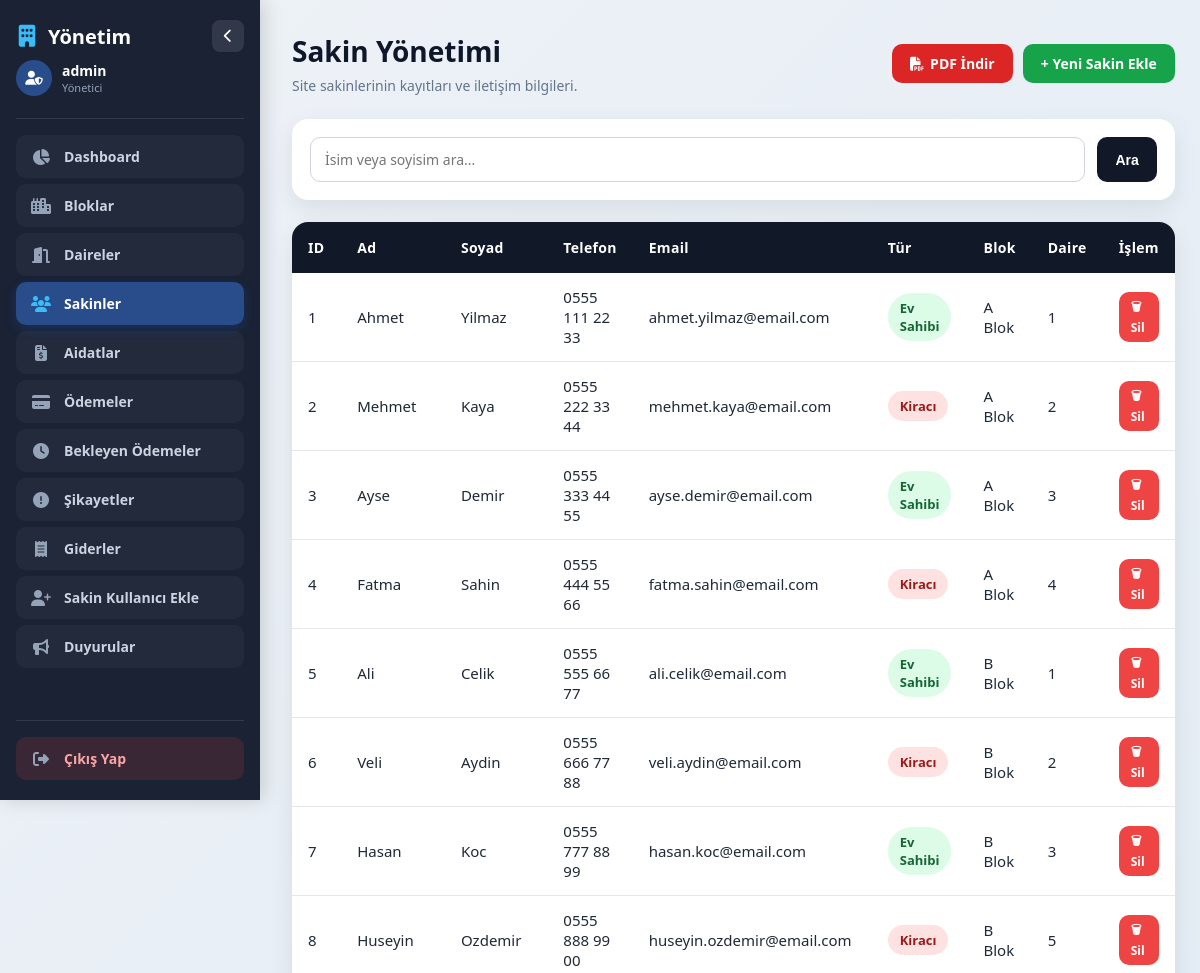
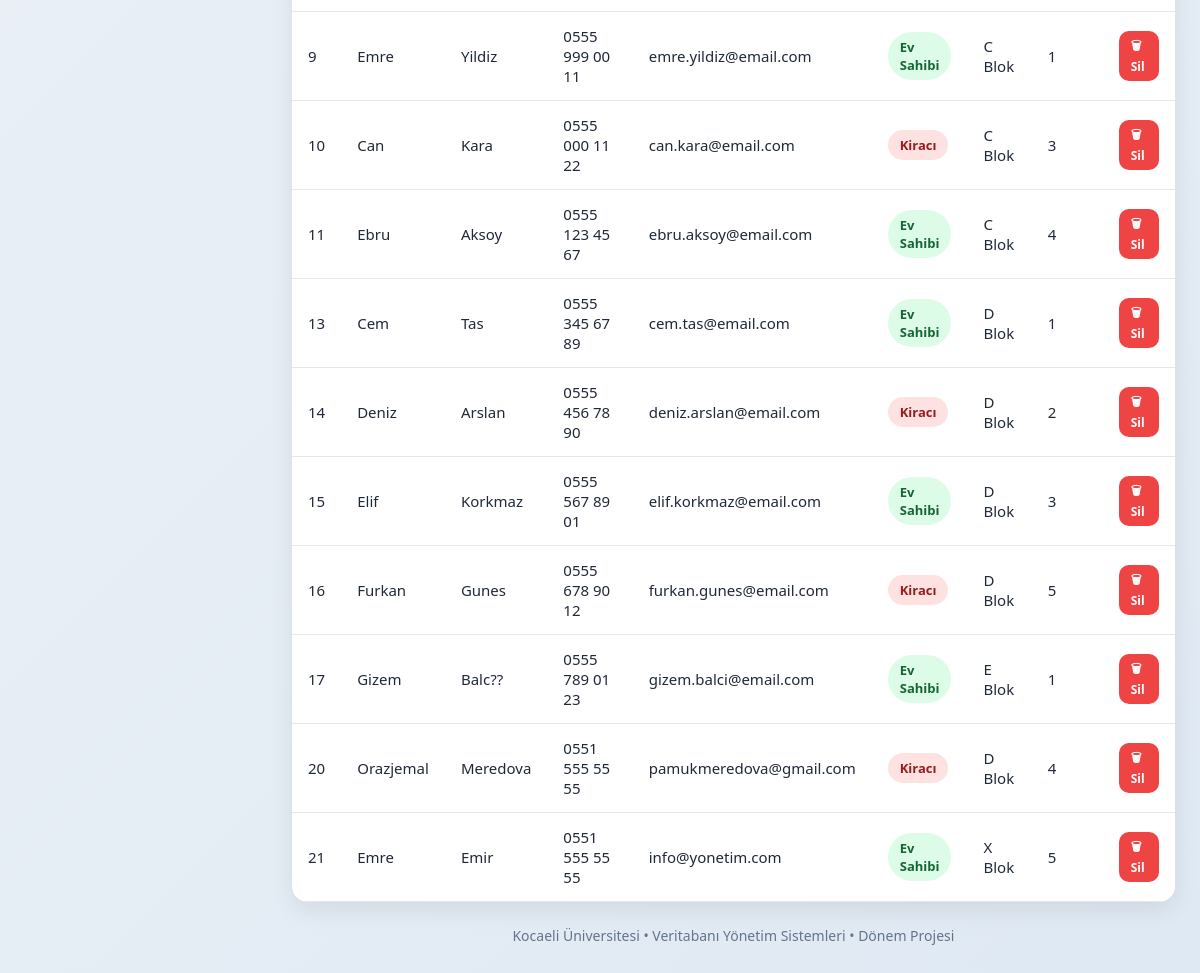
Page /residents.php (signed in) on the committed database (2 pictures, top to bottom).
### tables this page shows
CREATE TABLE `residents` (
  `resident_id` int(11) NOT NULL,
  `apartment_id` int(11) NOT NULL,
  `name` varchar(50) NOT NULL,
  `surname` varchar(50) NOT NULL,
  `phone` varchar(20) DEFAULT NULL,
  `email` varchar(100) DEFAULT NULL,
  `type` enum('ev_sahibi','kiraci') NOT NULL DEFAULT 'ev_sahibi',
  `created_at` timestamp NOT NULL DEFAULT current_timestamp()
);

CREATE TABLE `blocks` (
  `block_id` int(11) NOT NULL,
  `block_name` varchar(50) NOT NULL,
  `created_at` timestamp NOT NULL DEFAULT current_timestamp()
);

CREATE TABLE `apartments` (
  `apartment_id` int(11) NOT NULL,
  `block_id` int(11) NOT NULL,
  `floor_no` int(11) NOT NULL,
  `apartment_no` varchar(10) NOT NULL,
  `status` enum('bos','dolu') NOT NULL DEFAULT 'bos',
  `created_at` timestamp NOT NULL DEFAULT current_timestamp()
);

### residents.php (the view, shortened to what this page needs)
<?php
require_once "includes/auth.php";
$search = isset($_GET['search']) ? trim($_GET['search']) : "";
$sql = "SELECT
            r.resident_id,
            r.name,
            r.surname,
            r.phone,
            r.email,
            r.type,
            a.apartment_no,
            b.block_name
        FROM residents r
        INNER JOIN apartments a ON r.apartment_id = a.apartment_id
        INNER JOIN blocks b ON a.block_id = b.block_id
        WHERE r.name LIKE ? OR r.surname LIKE ?
        ORDER BY r.resident_id ASC";
$stmt = $conn->prepare($sql);
$like = "%$search%";
$stmt->execute([$like, $like]);
$residents = $stmt->fetchAll(PDO::FETCH_ASSOC);
require_once "includes/header_admin.php";
?>
        <div class="top-bar">
            <div>
                <h1>Sakin Yönetimi</h1>
                <p>Site sakinlerinin kayıtları ve iletişim bilgileri.</p>
            </div>
            <div style="display:flex; gap:10px;">
                <a class="btn" href="residents_pdf.php" target="_blank" style="background:#dc2626;">
                    <i class="fa-solid fa-file-pdf"></i> PDF İndir
                </a>
                <a class="btn btn-success" href="add_resident.php">+ Yeni Sakin Ekle</a>
            </div>
        </div>
        <div class="filter-box">
            <form class="filter-form" method="GET" style="grid-template-columns: 1fr auto;">
                <input type="text" name="search" placeholder="İsim veya soyisim ara..." value="<?php echo htmlspecialchars($search); ?>">
                <button type="submit" class="btn btn-dark">Ara</button>
            </form>
        </div>
        <div class="table-box">
            <table>
                <tr>
                    <th>ID</th>
                    <th>Ad</th>
                    <th>Soyad</th>
                    <th>Telefon</th>
                    <th>Email</th>
                    <th>Tür</th>
                    <th>Blok</th>
                    <th>Daire</th>
                    <th>İşlem</th>
                </tr>
                <?php foreach($residents as $r): ?>
                <tr>
                    <td><?php echo $r['resident_id']; ?></td>
                    <td><?php echo htmlspecialchars($r['name']); ?></td>
                    <td><?php echo htmlspecialchars($r['surname']); ?></td>
                    <td><?php echo htmlspecialchars($r['phone']); ?></td>
                    <td><?php echo htmlspecialchars($r['email']); ?></td>
                    <td>
                        <?php if($r['type'] == 'ev_sahibi'): ?>
                            <span class="badge badge-paid">Ev Sahibi</span>
                        <?php else: ?>
                            <span class="badge badge-unpaid">Kiracı</span>
                        <?php endif; ?>
                    </td>
                    <td><?php echo $r['block_name']; ?></td>
                    <td><?php echo $r['apartment_no']; ?></td>
                    <td>
                        <a href="residents.php?delete=<?php echo $r['resident_id']; ?>&search=<?php echo urlencode($search); ?>"
                           class="btn" style="background:#ef4444; padding:6px 12px; font-size:12px;"
                           onclick="return confirm('<?php echo htmlspecialchars($r['name'] . ' ' . $r['surname']); ?> adlı sakini silmek istediğinize emin misiniz? Bu işlem geri alınamaz.')">
                            🗑 Sil
                        </a>
                    </td>
                </tr>
                <?php endforeach; ?>
            </table>
        </div>
<?php require_once "includes/footer_admin.php"; ?>

### assets/css/style.css (style rules this page uses)
* { box-sizing: border-box; margin: 0; padding: 0; }
body { font-family: 'Segoe UI', Tahoma, Geneva, Verdana, sans-serif; background: linear-gradient(135deg, #eef2f7, #dfe9f3); min-height: 100vh; color: #1f2937; }
.top-bar { display: flex; justify-content: space-between; align-items: center; margin-bottom: 24px; flex-wrap: wrap; gap: 12px; }
.top-bar h1 { margin: 0; font-size: 28px; color: #0f172a; }
.top-bar p { margin-top: 6px; color: #64748b; font-size: 14px; }
.btn { display: inline-flex; align-items: center; gap: 6px; text-decoration: none; background: #2563eb; color: white; padding: 10px 18px; border-radius: 10px; font-weight: bold; transition: 0.3s; border: none; cursor: pointer; font-size: 14px; }
.btn-success { background: #16a34a; }
.btn-dark { background: #111827; }
.table-box { background: white; border-radius: 16px; overflow: hidden; box-shadow: 0 8px 24px rgba(0,0,0,0.08); }
table { width: 100%; border-collapse: collapse; }
th { background: #111827; color: white; padding: 16px; text-align: left; font-size: 14px; letter-spacing: 0.3px; }
td { padding: 14px 16px; border-bottom: 1px solid #e5e7eb; font-size: 15px; }
.badge { display: inline-block; padding: 6px 12px; border-radius: 999px; font-size: 13px; font-weight: bold; }
.badge-paid { background: #dcfce7; color: #166534; }
.badge-unpaid { background: #fee2e2; color: #991b1b; }
input[type="text"], input[type="number"], input[type="date"], input[type="email"], select, textarea { width: 100%; padding: 14px; border: 1px solid #d1d5db; border-radius: 12px; font-size: 15px; outline: none; font-family: inherit; }
.filter-box { background: white; border-radius: 16px; padding: 18px; box-shadow: 0 8px 24px rgba(0,0,0,0.08); margin-bottom: 22px; }
.filter-form { display: grid; grid-template-columns: 2fr 1fr auto; gap: 12px; }
.filter-form input, .filter-form select { padding: 12px 14px; border: 1px solid #d1d5db; border-radius: 10px; font-size: 14px; }

### rows in the picture
residents: resident_id "1", name "Ahmet", surname "Yilmaz", phone "0555 111 22 33", email "ahmet.yilmaz@email.com", type "Ev Sahibi", blocks.block_name "A Blok", apartment.apartment_no "1"
residents: resident_id "2", name "Mehmet", surname "Kaya", phone "0555 222 33 44", email "mehmet.kaya@email.com", type "Kiracı", blocks.block_name "A Blok", apartment.apartment_no "2"
residents: resident_id "3", name "Ayse", surname "Demir", phone "0555 333 44 55", email "ayse.demir@email.com", type "Ev Sahibi", blocks.block_name "A Blok", apartment.apartment_no "3"
residents: resident_id "4", name "Fatma", surname "Sahin", phone "0555 444 55 66", email "fatma.sahin@email.com", type "Kiracı", blocks.block_name "A Blok", apartment.apartment_no "4"
residents: resident_id "5", name "Ali", surname "Celik", phone "0555 555 66 77", email "ali.celik@email.com", type "Ev Sahibi", blocks.block_name "B Blok", apartment.apartment_no "1"
residents: resident_id "6", name "Veli", surname "Aydin", phone "0555 666 77 88", email "veli.aydin@email.com", type "Kiracı", blocks.block_name "B Blok", apartment.apartment_no "2"
residents: resident_id "7", name "Hasan", surname "Koc", phone "0555 777 88 99", email "hasan.koc@email.com", type "Ev Sahibi", blocks.block_name "B Blok", apartment.apartment_no "3"
residents: resident_id "8", name "Huseyin", surname "Ozdemir", phone "0555 888 99 00", email "huseyin.ozdemir@email.com", type "Kiracı", blocks.block_name "B Blok", apartment.apartment_no "5"
residents: resident_id "9", name "Emre", surname "Yildiz", phone "0555 999 00 11", email "emre.yildiz@email.com", type "Ev Sahibi", blocks.block_name "C Blok", apartment.apartment_no "1"
residents: resident_id "10", name "Can", surname "Kara", phone "0555 000 11 22", email "can.kara@email.com", type "Kiracı", blocks.block_name "C Blok", apartment.apartment_no "3"
residents: resident_id "11", name "Ebru", surname "Aksoy", phone "0555 123 45 67", email "ebru.aksoy@email.com", type "Ev Sahibi", blocks.block_name "C Blok", apartment.apartment_no "4"
residents: resident_id "13", name "Cem", surname "Tas", phone "0555 345 67 89", email "cem.tas@email.com", type "Ev Sahibi", blocks.block_name "D Blok", apartment.apartment_no "1"
residents: resident_id "14", name "Deniz", surname "Arslan", phone "0555 456 78 90", email "deniz.arslan@email.com", type "Kiracı", blocks.block_name "D Blok", apartment.apartment_no "2"
residents: resident_id "15", name "Elif", surname "Korkmaz", phone "0555 567 89 01", email "elif.korkmaz@email.com", type "Ev Sahibi", blocks.block_name "D Blok", apartment.apartment_no "3"
residents: resident_id "16", name "Furkan", surname "Gunes", phone "0555 678 90 12", email "furkan.gunes@email.com", type "Kiracı", blocks.block_name "D Blok", apartment.apartment_no "5"
residents: resident_id "17", name "Gizem", surname "Balc??", phone "0555 789 01 23", email "gizem.balci@email.com", type "Ev Sahibi", blocks.block_name "E Blok", apartment.apartment_no "1"
residents: resident_id "20", name "Orazjemal", surname "Meredova", phone "0551 555 55 55", email "pamukmeredova@gmail.com", type "Kiracı", blocks.block_name "D Blok", apartment.apartment_no "4"
residents: resident_id "21", name "Emre", surname "Emir", phone "0551 555 55 55", email "info@yonetim.com", type "Ev Sahibi", blocks.block_name "X Blok", apartment.apartment_no "5"

### other values in the picture
$_SESSION['username'] "admin"
